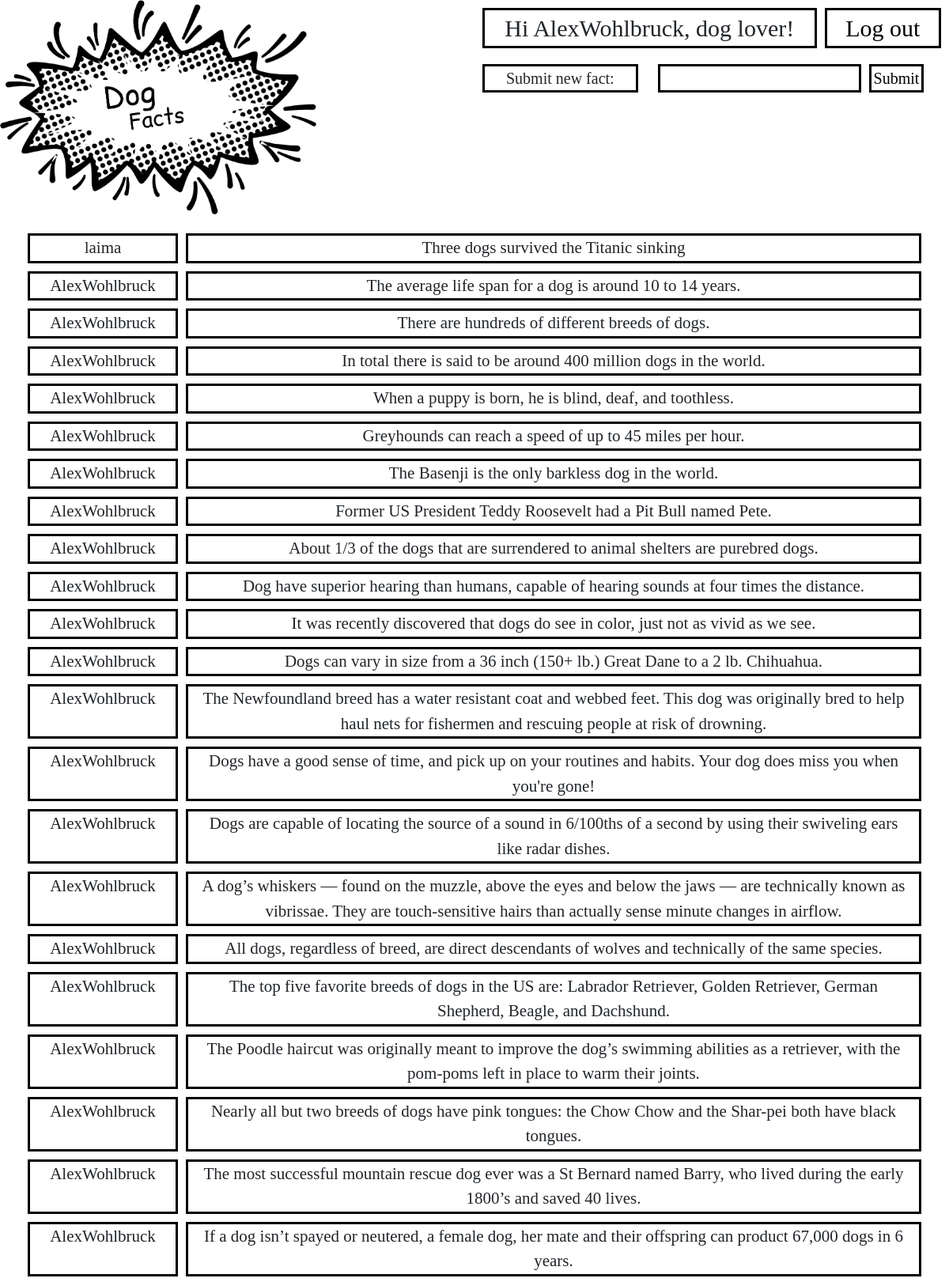
The page /facts (signed in, upper part) on the database its author committed.
### facts/models.py (models this page shows, shortened)
class Fact(models.Model):
    text = models.TextField()
    DOG = "Dog"
    types = [(DOG, "dog"),]
    type = models.CharField(choices=types, default=DOG, max_length=255)
    user = models.ForeignKey(get_user_model(), on_delete=models.CASCADE)

### facts/views.py (the view)
# urls.py: path('facts', morefacts, name='morefacts'),
def morefacts(request):
    all_facts = Fact.objects.all().order_by('-id')
    context = {
        'facts':all_facts,
    }
    return render(request, 'facts.html', context)

### templates/facts.html (shortened to what this page needs)
{% extends 'base.html' %}
{% block content %}
    <div class="container" style="margin-top:30px;">
        {% for fact in facts %}
        <div class="row">
            <div class="col-2" style="margin:5px; border: 3px solid black; background-color:white; text-align:center">
                <p style="margin: auto; font-size:21px">{{fact.user}}</p>
            </div>
            <div class="col" style="margin:5px; border: 3px solid black; background-color:white; text-align:center">
                <p style="margin: auto; font-size:21px">{{fact.text}}</p>
            </div>
        </div>
        {% endfor %}
    </div>
{% endblock content %}

### templates/base.html (shortened to what this page needs)
<!DOCTYPE html>
{% load static %}
<html>
    <head>
        <link href="{% static 'bootstrap-4.4.1-dist/css/bootstrap.css' %}" rel="stylesheet">
        <link href="{% static 'css/base.css' %}" rel="stylesheet">
        <body >
            <div class="container logo-container" id="logo-container">
                <div class="row logo-row" id="logo-row">
                    <div class="col logo-col" id="logo-col">
                        <img id="logo-image" src="{% static 'facts/logo-new.png' %}" onclick="onClickLogoImage()">
                    </div>
                    <div class="col d-none" id="welcome-col">
                        {% if user.is_authenticated %}
                        <div class="row" style="margin-top:2%; margin:0px; padding:5px;">
                            <div class="col" style="margin:5px; border: 3px solid black; background-color:white;">
                                <p id="welcome" style="text-align:center; margin:0px;">Hi {{ user.username }}, dog lover!</p>
                            </div>
                            <div class="col-3" style="margin: 5px; border: 3px solid black; background-color:white;">
                                <p id="log-out-button" style="margin:0px;"><a href="{% url 'logout' %}">Log out</a></p>
                            </div>
                        </div>
                        <div class="row" style="margin-top: 2%; margin:0px; padding:5px;">
                            <div class="col-4" style="margin: 5px; border: 3px solid black; background-color:white;">
                                <p id="welcome" style="margin:0px; text-align:center; font-size: 20px;">Submit new fact:</p>
                            </div>
                            <div class="col" style="margin: 5px;">
                                <form action="{% url 'addFact' %}" style="margin:0px; padding:0px; font-size: 20px;" method="POST">
                                        <input type="text" name="new_fact" id="new_fact" autocomplete="off" style="width:75%; border:3px solid black; margin:0px; margin-right:5px; padding:0px; font-size: 20px;" required>
                                        <button type="submit" style="width:20%; border:3px solid black; margin:0px; padding:0px; background-color:white; text-align:center; font-size: 20px;">Submit</button>
                                </form>
                            </div>
                        </div>
                        {% endif %}
                    </div>
                </div>
            </div>
            <main>
                {% block content %}
                {% endblock content %}
            </main>
        </body>
    </head>
</html>

### static/css/base.css (style rules this page uses)
body { font-family: SequentialistBB, cursive; font-size: 2.5vw; }

### rows shown on the page
Fact: user "laima", text "Three dogs survived the Titanic sinking"
Fact: user "AlexWohlbruck", text "The average life span for a dog is around 10 to 14 years."
Fact: user "AlexWohlbruck", text "There are hundreds of different breeds of dogs."
Fact: user "AlexWohlbruck", text "In total there is said to be around 400 million dogs in the world."
Fact: user "AlexWohlbruck", text "When a puppy is born, he is blind, deaf, and toothless."
Fact: user "AlexWohlbruck", text "Greyhounds can reach a speed of up to 45 miles per hour."
Fact: user "AlexWohlbruck", text "The Basenji is the only barkless dog in the world."
Fact: user "AlexWohlbruck", text "Former US President Teddy Roosevelt had a Pit Bull named Pete."
Fact: user "AlexWohlbruck", text "About 1/3 of the dogs that are surrendered to animal shelters are purebred dogs."
Fact: user "AlexWohlbruck", text "Dog have superior hearing than humans, capable of hearing sounds at four times the distance."
Fact: user "AlexWohlbruck", text "It was recently discovered that dogs do see in color, just not as vivid as we see."
Fact: user "AlexWohlbruck", text "Dogs can vary in size from a 36 inch (150+ lb.) Great Dane to a 2 lb. Chihuahua."
Fact: user "AlexWohlbruck", text "The Newfoundland breed has a water resistant coat and webbed feet. This dog was originally bred to help haul nets for fishermen and rescuing people at risk of drowning."
Fact: user "AlexWohlbruck", text "Dogs have a good sense of time, and pick up on your routines and habits. Your dog does miss you when you're gone!"
Fact: user "AlexWohlbruck", text "Dogs are capable of locating the source of a sound in 6/100ths of a second by using their swiveling ears like radar dishes."
Fact: user "AlexWohlbruck", text "A dog’s whiskers — found on the muzzle, above the eyes and below the jaws — are technically known as vibrissae. They are touch-sensitive hairs than actually sense minute changes in airflow."
Fact: user "AlexWohlbruck", text "All dogs, regardless of breed, are direct descendants of wolves and technically of the same species."
Fact: user "AlexWohlbruck", text "The top five favorite breeds of dogs in the US are: Labrador Retriever, Golden Retriever, German Shepherd, Beagle, and Dachshund."
Fact: user "AlexWohlbruck", text "The Poodle haircut was originally meant to improve the dog’s swimming abilities as a retriever, with the pom-poms left in place to warm their joints."
Fact: user "AlexWohlbruck", text "Nearly all but two breeds of dogs have pink tongues: the Chow Chow and the Shar-pei both have black tongues."
Fact: user "AlexWohlbruck", text "The most successful mountain rescue dog ever was a St Bernard named Barry, who lived during the early 1800’s and saved 40 lives."
Fact: user "AlexWohlbruck", text "If a dog isn’t spayed or neutered, a female dog, her mate and their offspring can product 67,000 dogs in 6 years."

### other values the page prints
{{ user.username }} "AlexWohlbruck"
